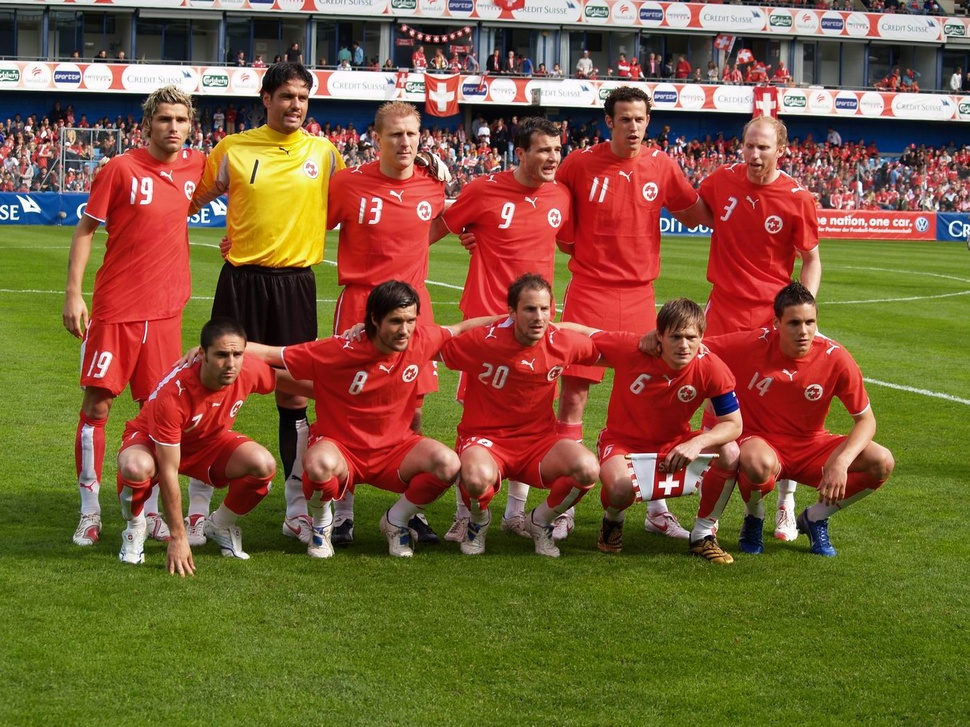
//> input picture PWCT Project/First Generation/Applications/Projects/HarbourPWCT_PeopleCounter/PCounter/IPLIB/inputfile.JPG, 970 x 727 px, shrunk from 1400 x 1050 before the run
$ ./test2   (built with g++ and OpenCV 4)
//> lines starting //> are read from the running program, lines starting //| are printed output that depends on the picture; after the words box and inside, x2 and y2 are one past the last pixel; in counts of white or black regions, pixels touching at a corner belong together
//> further down, frame is the input picture: 727 rows x 970 cols, CV_8UC3; mean B, G, R 56.8, 93.1, 123.6
### PWCT Project/First Generation/Applications/Projects/HarbourPWCT_PeopleCounter/PCounter/IPLIB/test2.h
#define command_file  "COMMAND2.TXT"
#define output_file  "OUTPUT2.TXT"
#define faceinfo_file  "FACEINF2.TXT"

### PWCT Project/First Generation/Applications/Projects/HarbourPWCT_PeopleCounter/PCounter/IPLIB/imglib.cpp
#include "opencv2/objdetect/objdetect.hpp"
#include "opencv2/highgui/highgui.hpp"
#include "opencv2/imgproc/imgproc.hpp"

#include <iostream>
#include <stdlib.h>
#include <conio.h>
#include <stdio.h>


using namespace std;
using namespace cv;

String face_cascade_name = "haarcascade_frontalface_alt.xml";
String eyes_cascade_name = "haarcascade_eye_tree_eyeglasses.xml";
CascadeClassifier face_cascade;
CascadeClassifier eyes_cascade;
string window_name = "Capture - Face detection";
RNG rng(12345);

int nPeopleCount ;

char checkexit()
{

   FILE *fp;
   char c;
   fp = fopen(command_file,"r");
   c = fgetc(fp) ;
   fclose(fp);

   return c;
}

void writetofile()
{

     FILE *fp;
     fp = fopen(output_file,"w");
     fprintf(fp,"%d \n", nPeopleCount);
     fclose(fp);

}

// [16 lines left out: functions afterimage, beforeimage, not called in this run]


void writeface(int x,int y, int r1, int r2)
{

     FILE *fp;
     fp = fopen(faceinfo_file,"a"); /* open for writing */
     fprintf(fp,"\nF(");
     fprintf(fp,"X:%d", x);
     fprintf(fp,",Y:%d", y);
     fprintf(fp,",R1:%d", r1);
     fprintf(fp,",R2:%d)", r2);
     fclose(fp); /* close the file before ending program */
}


// [11 lines left out: function writeeye, not called in this run]

void detectpeople( Mat frame )
{
   std::vector<Rect> faces;
   Mat frame_gray;

   cvtColor( frame, frame_gray, CV_BGR2GRAY );
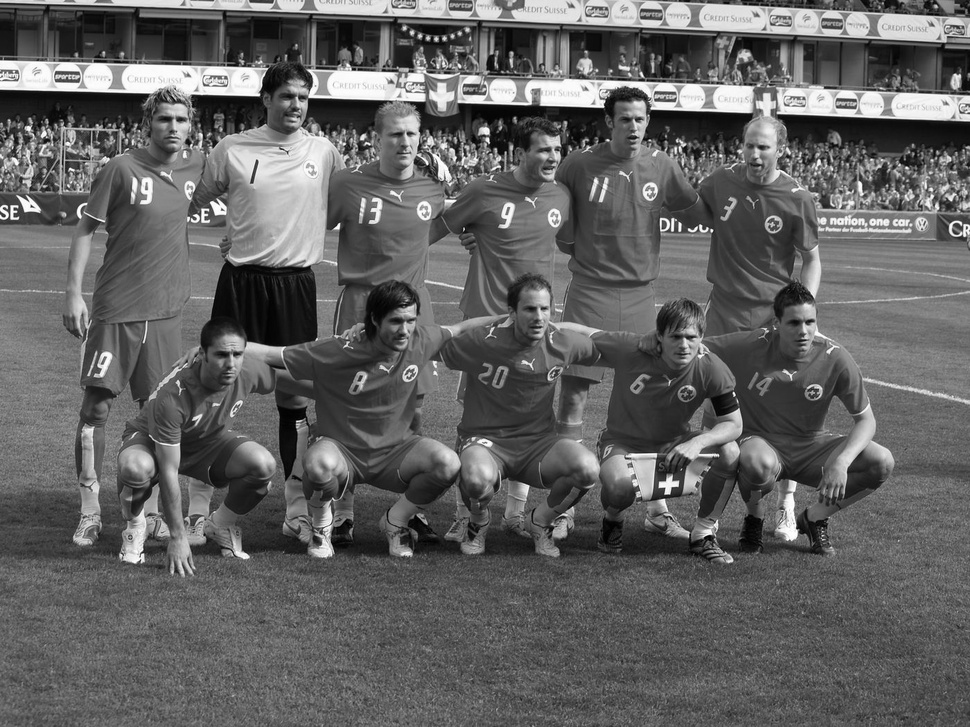
//> frame_gray: 727 rows x 970 cols, CV_8UC1; min 0, max 255, mean 98.1
   equalizeHist( frame_gray, frame_gray );
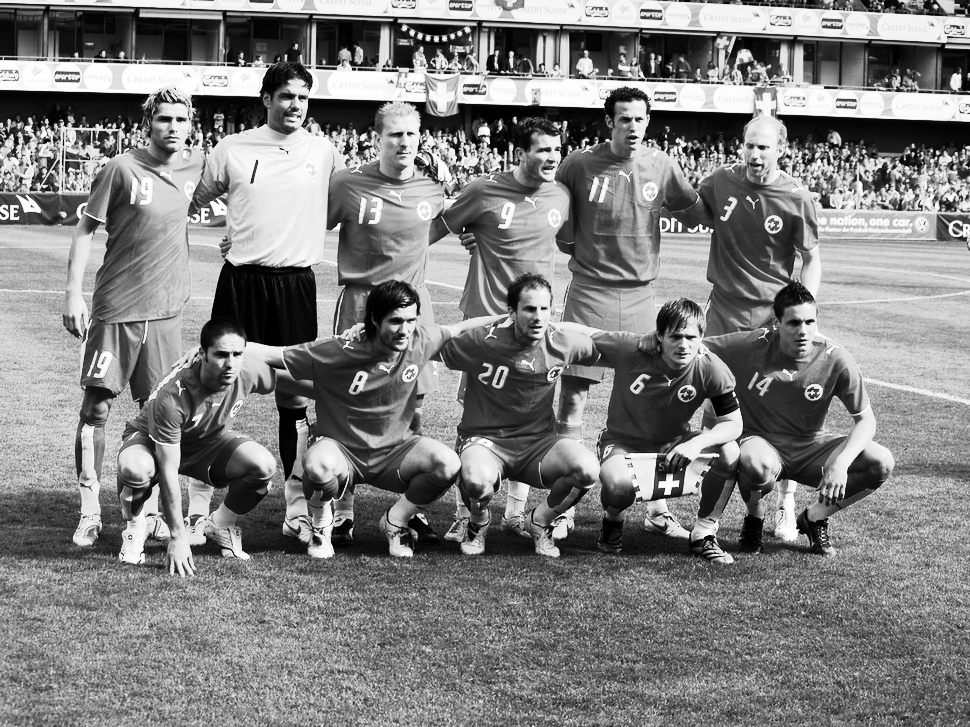
//> frame_gray: 727 rows x 970 cols, CV_8UC1; min 0, max 255, mean 128.3

   face_cascade.detectMultiScale( frame_gray, faces, 1.1, 2, 0|CV_HAAR_SCALE_IMAGE, Size(30, 30) );
//> faces = 11 Rects (x, y, width, height), first 8: [272, 80, 45, 45], [149, 101, 48, 48], [611, 103, 43, 43], [381, 117, 46, 46], [528, 133, 45, 45], [513, 290, 48, 48], [778, 304, 48, 48], [661, 320, 45, 45]

   if ( faces.size() != nPeopleCount )
   {

		nPeopleCount = faces.size();
//> nPeopleCount = 11
		writetofile() ;

   }

   unlink( faceinfo_file );

   for( size_t i = 0; i < faces.size(); i++ )
   {

      int point_x , point_y  ;
      point_x = faces[i].x + faces[i].width/2 ;
      point_y = faces[i].y + faces[i].height/2 ;
      int radius1 = faces[i].width/2  ;
      int radius2 = faces[i].height/2 ;

      Point center( point_x , point_y);
      ellipse( frame, center, Size( radius1 , radius2 ) , 0, 0, 360, Scalar( 255, 0, 255 ), 2, 8, 0 );

      writeface(point_x,point_y, radius1, radius2) ;

      Mat faceROI = frame_gray( faces[i] );
      std::vector<Rect> eyes;

      eyes_cascade.detectMultiScale( faceROI, eyes, 1.1, 2, 0 |CV_HAAR_SCALE_IMAGE, Size(30, 30) );

      for( size_t j = 0; j < eyes.size(); j++ )
       {
		 int point_x , point_y  ;
		 point_x = faces[i].x + eyes[j].x + eyes[j].width/2 ;
		 point_y = faces[i].y + eyes[j].y + eyes[j].height/2 ;
         Point eye_center( point_x , point_y );
         int radius = cvRound( (eyes[j].width + eyes[j].height)*0.25 );
         circle( frame, eye_center, radius, Scalar( 255, 0, 0 ), 3, 8, 0 );

		 writeeye(point_x,point_y,radius) ;

       }
    }
//> this loop made 11 passes
//> (point_x, point_y, radius1, radius2) on passes 1 to 11: (294, 102, 22, 22), (173, 125, 24, 24), (632, 124, 21, 21), (404, 140, 23, 23), (550, 155, 22, 22), (537, 314, 24, 24), (802, 328, 24, 24), (683, 342, 22, 22), (229, 360, 25, 25), (403, 326, 23, 23), (756, 153, 23, 23)
//> pass 1, in detectpeople, `Mat faceROI = frame_gray( faces[i] );`:
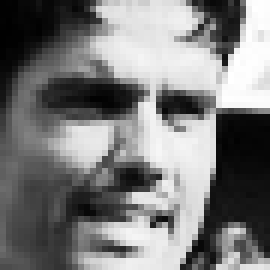
//> faceROI: 45 rows x 45 cols, CV_8UC1 (shown 6 times larger); min 1, max 255, mean 123.6
//> pass 2, in detectpeople, `Mat faceROI = frame_gray( faces[i] );`:
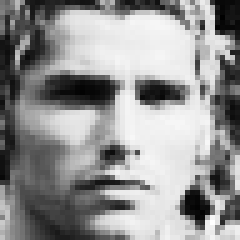
//> faceROI: 48 rows x 48 cols, CV_8UC1 (shown 5 times larger); min 1, max 255, mean 147.1
//> pass 3, in detectpeople, `Mat faceROI = frame_gray( faces[i] );`:
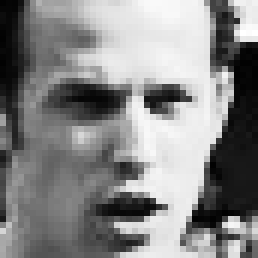
//> faceROI: 43 rows x 43 cols, CV_8UC1 (shown 6 times larger); min 1, max 255, mean 135
//> after the loop:
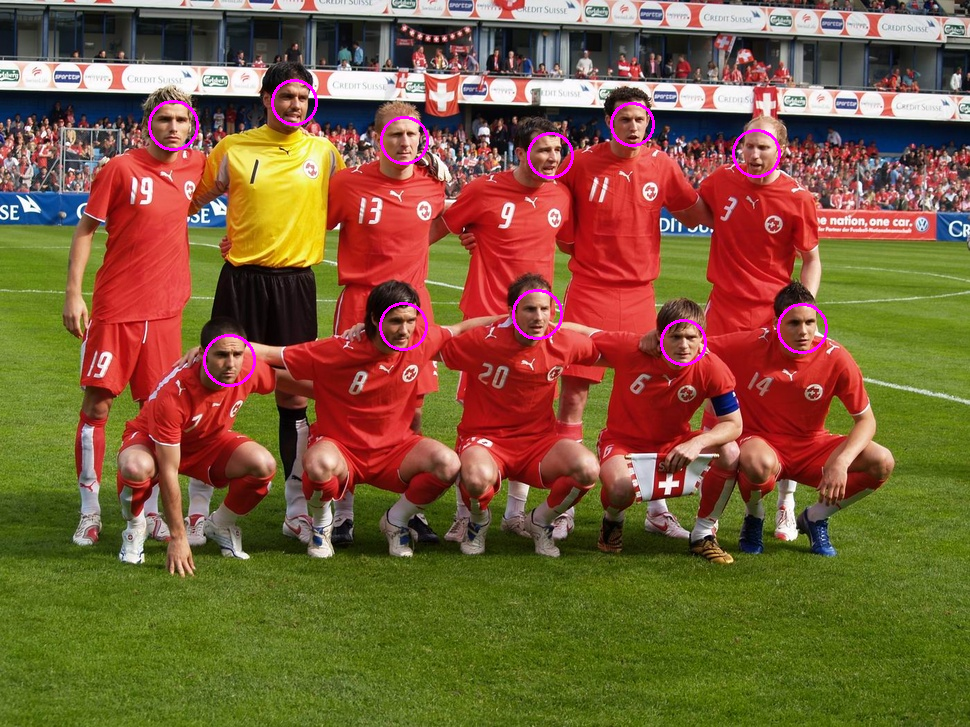
//> frame: 727 rows x 970 cols, CV_8UC3; 0.69% of pixels changed, all inside (x1, y1, x2, y2) = (148, 79, 828, 387)


}

// [7 lines left out: function detectAndDisplay, not called in this run]

### PWCT Project/First Generation/Applications/Projects/HarbourPWCT_PeopleCounter/PCounter/IPLIB/test2.cpp
#include "opencv2/objdetect/objdetect.hpp"
#include "opencv2/highgui/highgui.hpp"
#include "opencv2/imgproc/imgproc.hpp"

#include <iostream>
#include <stdlib.h>
#include <conio.h>
#include <stdio.h>

#include "test2.h"
#include "imglib.cpp"

int main( void )
{


    if( !face_cascade.load( face_cascade_name ) ){ printf("--(!)Error loading\n"); return -1; };
    if( !eyes_cascade.load( eyes_cascade_name ) ){ printf("--(!)Error loading\n"); return -1; };

    cv::Mat frame = cv::imread("inputfile.jpg");

    if( !frame.empty() )
    {

		detectpeople( frame );

		IplImage *small;
		IplImage small2;
		small2 = frame ;
		small = &small2 ;

//> (the run ends here: the program crashes, at `c = fgetc(fp) ;`)
